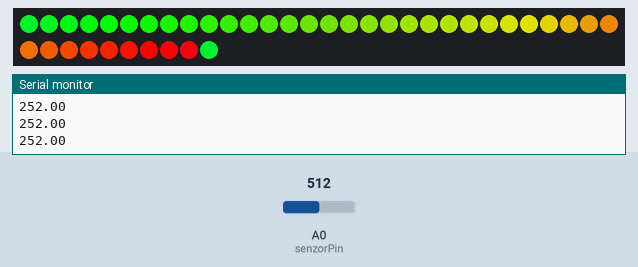
Recording of a sketch running on a simulated Arduino Uno, built with avr-gcc and run on an emulated ATmega328P. Shown: 40 RGB LEDs in strip order, left to right, continuing on the next row, the last lines printed to the serial monitor. The inputs (shaded band) are chosen by the test bench; at power-on: A0 (senzorPin) = 512. Dim RGB values are drawn brighter than linear; colours are those a GRB WS2812 strip shows for the declared byte order.

Above: at 1.2 s.
1.3 s: A0 (senzorPin) set to 306
At 1.69 s:
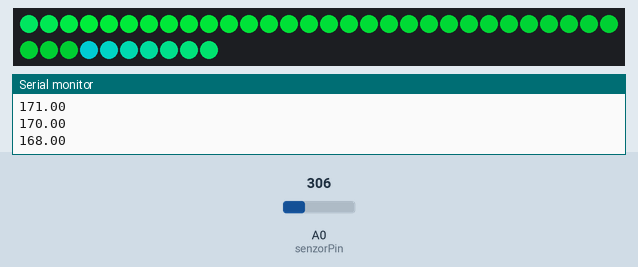
4.3 s: A0 (senzorPin) set to 245
At 4.46 s:
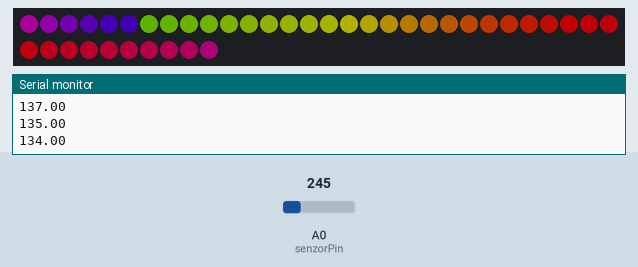
6.7 s: A0 (senzorPin) set to 122
At 6.92 s:
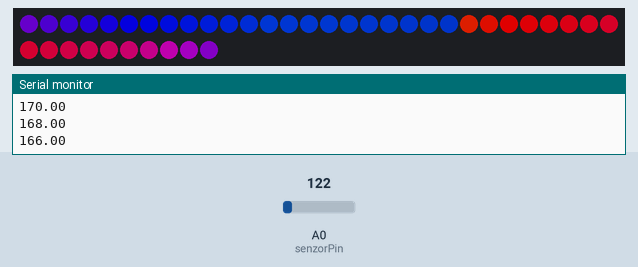
9.1 s: A0 (senzorPin) set to 0
At 9.38 s:
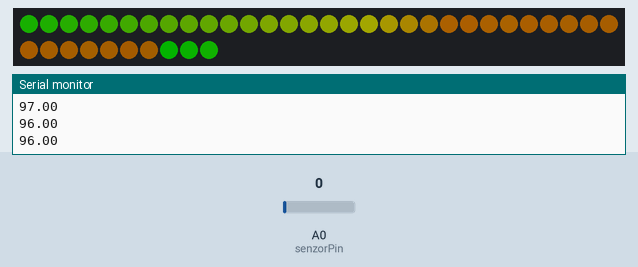
11.6 s: A0 (senzorPin) set to 265
At 11.88 s:
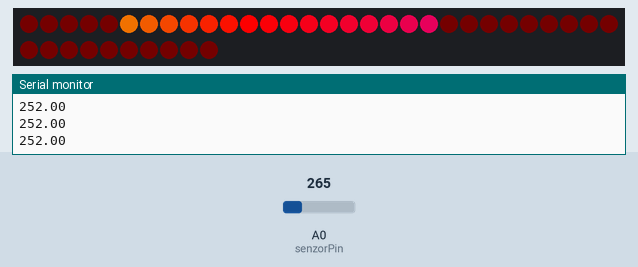
14.4 s: A0 (senzorPin) set to 122
At 14.65 s:
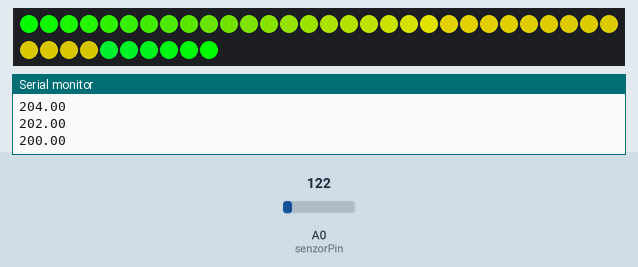
Timing chart, 0 to 17.4 s (numbered marks = the images above; inputs shaded):
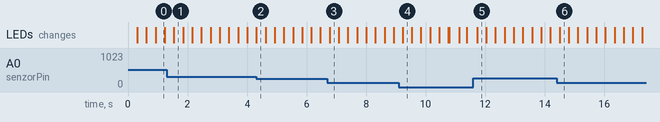

Measured:
- after the input at 1.3 s, the LEDs: change after 0.24 s (image 1)
- after the input at 6.7 s, the LEDs: change after 0.07 s (image 3)
- after the input at 9.1 s, the LEDs: change after 0.13 s (image 4)
- after the input at 11.6 s, the LEDs: change after 0.13 s (image 5)
- after the input at 14.4 s, the LEDs: change after 0.10 s (image 6)

The sketch:

senzorMuzica_fastLED.ino
```cpp
#include <FastLED.h>
#define NUM_LEDS 40
int num=NUM_LEDS;
#define DATA_PIN 3

int senzorPin=A0;
int ledPin=9;
int threshold=1 ;
int value=0;
int mappedValue=0;
int oldVal=0;
int difference;

int pinIn=A0, control=9;
int interval=100; //ms
float maximum=0, absoluteMaximum, controlValue;
int history[500];
long current=0;
float sound, soundSum=0;
int valueCounter=499;


CRGB leds[NUM_LEDS];
int hue;
int brightness;


void setup() {
  analogReference(INTERNAL);
  Serial.begin(9600);
  LEDS.addLeds<WS2812,DATA_PIN,RGB>(leds,NUM_LEDS);
  pinMode(senzorPin, INPUT);
}

int i;

void loop() {
  i=0;

  for(i = 0; i < NUM_LEDS; i++)
  {
    brightness = getValue();
  leds[i] = CHSV(hue, 255, brightness);
  FastLED.show();
  delay(3);
  }

}


int getValue()
{
sound=analogRead(pinIn);

if(maximum<sound)
 {
      hue=(hue+3)%255;
  maximum=sound;
 }
addElement(sound);
maximum=maximum*0.99;
absoluteMaximum=getMax();
controlValue=map(maximum,0,absoluteMaximum,0,255);

if(controlValue>255)
controlValue=255;

if(controlValue>5)
  {
    ;
  }
else
  controlValue=5;

//analogWrite(control, controlValue);
//Serial.println(sound);
Serial.println(controlValue);
return controlValue;

}


  //functions

void addElement(float x)
{

  for(int i=1; i<=valueCounter; i++)
  {
    history[i-1]=history[i];
  }

   history[valueCounter]=x;
}

float getMax()
{
      int i;

    // Initialize maximum element
    int maxArray = history[0];

    // Traverse array elements
    // from second and compare
    // every element with current max
    for (i = 0; i < valueCounter; i++)
     {       //  Serial.print(history[i]);
             // Serial.print(" ");
      if (history[i] > maxArray)

            {
              maxArray = history[i];
            }
     }

    return maxArray;


}
```
